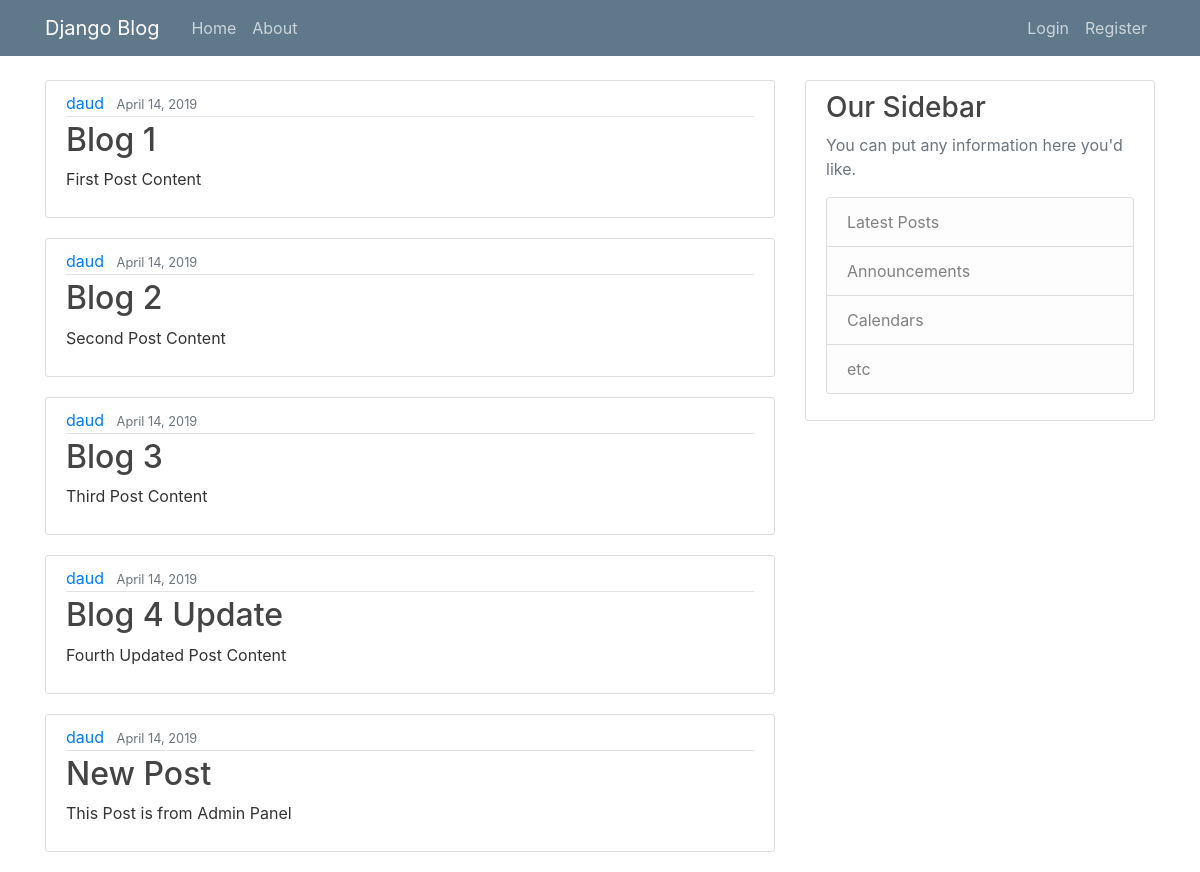
Screenshot of /blog/ with the database file from the repository.
### blog/models.py (models this page shows, shortened)
class Post(models.Model):
    title = models.CharField(max_length=100)
    content = models.TextField()
    date_posted = models.DateTimeField(default=timezone.now)
    author = models.ForeignKey(User, on_delete=models.CASCADE)

### blog/views.py (the view)
# urls.py: path('', views.home, name='blog-home'),
def home(request):
    context = {
        'posts': Post.objects.all()
    }
    return render(request,'blog/home.html', context)

### blog/templates/blog/home.html
{% extends "blog/base.html" %} {% block content %} {% for post in posts %}
<article class="media content-section">
  <div class="media-body">
    <div class="article-metadata">
      <a class="mr-2" href="#">{{ post.author }}</a>
      <small class="text-muted">{{ post.date_posted|date:"F d, Y" }}</small>
    </div>
    <h2>
      <a class="article-title" href="#">{{ post.title }}</a>
    </h2>
    <p class="article-content">{{ post.content }}</p>
  </div>
</article>
{% endfor %} {% endblock content %}

### blog/templates/blog/base.html (shortened to what this page needs)
{% load static %}
<!DOCTYPE html>
<html>
<head>
  <link rel="stylesheet" href="https://maxcdn.bootstrapcdn.com/bootstrap/4.0.0/css/bootstrap.min.css"
>
  <link rel="stylesheet" type="text/css" href="{% static 'blog/main.css' %}">
</head>
<body>
  <header class="site-header">
    <nav class="navbar navbar-expand-md navbar-dark bg-steel fixed-top">
      <div class="container">
        <a class="navbar-brand mr-4" href="{% url 'blog-home' %}">Django Blog</a>
        <div class="collapse navbar-collapse" id="navbarToggle">
          <div class="navbar-nav mr-auto">
            <a class="nav-item nav-link" href="{% url 'blog-home' %}">Home</a>
            <a class="nav-item nav-link" href="{% url 'blog-about' %}">About</a>
          </div>
          <div class="navbar-nav">
            <a class="nav-item nav-link" href="#">Login</a>
            <a class="nav-item nav-link" href="#">Register</a>
          </div>
        </div>
      </div>
    </nav>
  </header>
  <main role="main" class="container">
    <div class="row">
      <div class="col-md-8">
        {% block content %}{% endblock %}
      </div>
      <div class="col-md-4">
        <div class="content-section">
          <h3>Our Sidebar</h3>
          <p class='text-muted'>You can put any information here you'd like.
            <ul class="list-group">
              <li class="list-group-item list-group-item-light">Latest Posts</li>
              <li class="list-group-item list-group-item-light">Announcements</li>
              <li class="list-group-item list-group-item-light">Calendars</li>
              <li class="list-group-item list-group-item-light">etc</li>
            </ul>
          </p>
        </div>
      </div>
    </div>
  </main>
</body>
</html>

### blog/static/blog/main.css (style rules this page uses)
body { background: #fff; color: #333333; margin-top: 5rem; }
h1, h2, h3, h4, h5, h6 { color: #444444; }
ul { margin: 0; }
.bg-steel { background-color: #5f788a; }
.site-header .navbar-nav .nav-link { color: #cbd5db; }
.content-section { background: #ffffff; padding: 10px 20px; border: 1px solid #dddddd; border-radius: 3px; margin-bottom: 20px; }
.article-title { color: #444444; }
.article-content { white-space: pre-line; }
.article-metadata { padding-bottom: 1px; margin-bottom: 4px; border-bottom: 1px solid #e3e3e3; }

### rows the page displays
Post: author "daud", date_posted "April 14, 2019", title "Blog 1", content "First Post Content"
Post: author "daud", date_posted "April 14, 2019", title "Blog 2", content "Second Post Content"
Post: author "daud", date_posted "April 14, 2019", title "Blog 3", content "Third Post Content"
Post: author "daud", date_posted "April 14, 2019", title "Blog 4 Update", content "Fourth Updated Post Content"
Post: author "daud", date_posted "April 14, 2019", title "New Post", content "This Post is from Admin Panel"
